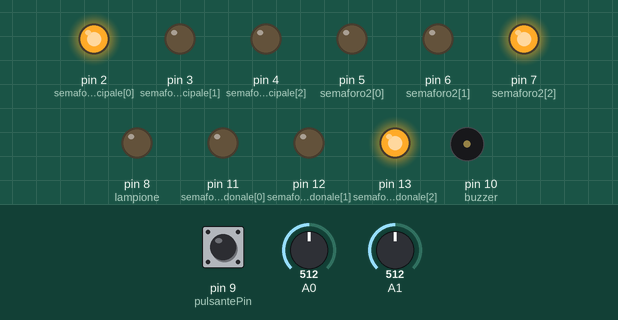
A sketch run on a simulated Arduino Uno, built with avr-gcc and run on an emulated ATmega328P. On the bench: output pins drawn as LEDs (lit = HIGH), buzzer (waves = sounding, pin HIGH). Inputs (shaded band) come from the test bench; at power-on: A0 = 512, pin 9 (pulsantePin) LOW, A1 = 512.

Above: at 6.8 s.
6.9 s: A0 set to 43
At 8.8 s:
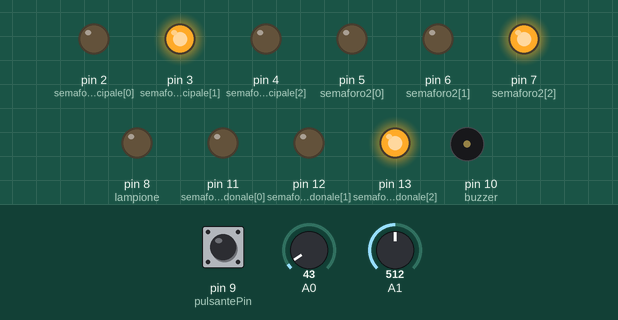
13.6 s: A0 set to 37
At 16.0 s:
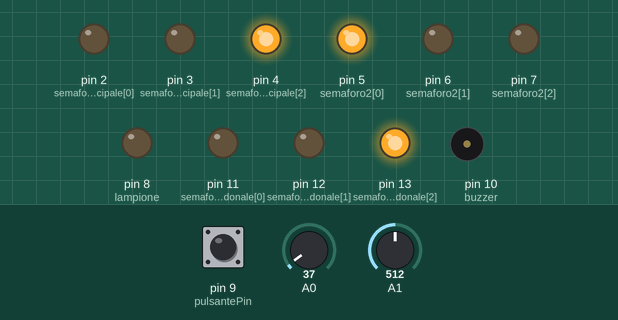
At 18.3 s:
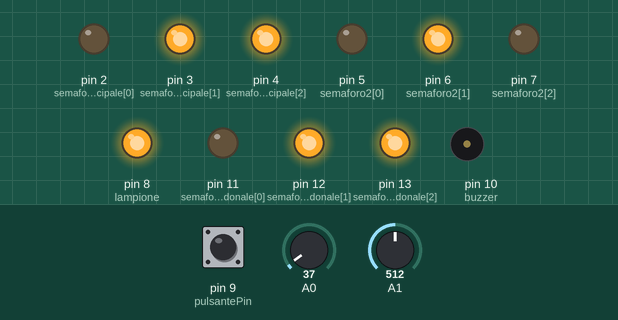
Timing chart, 0 to 19.8 s (numbered marks = the images above; inputs shaded):
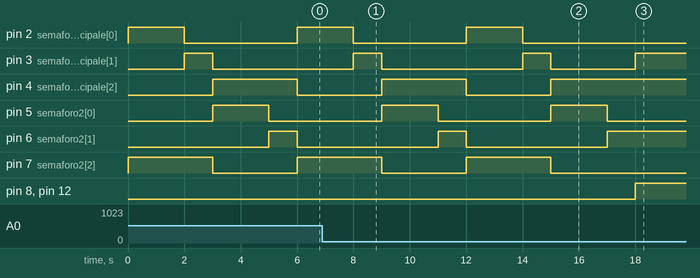

The sketch:

1.ino
```cpp
#define VERDE 0
#define GIALLO 1
#define ROSSO 2

int semaforoPrincipale[] = { 2, 3, 4 };
int semaforo2[] = { 5, 6, 7 };
int semaforoPedonale[] = { 11, 12, 13 };
int ritardo = 2000;
int pulsantePin = 9;
int buzzer = 10;
int attesaChiamata = 3000;
int nota;

int lampione = 8;

void setup() {
  for (int i = 0; i < 3; i++) {
    pinMode(semaforoPrincipale[i], OUTPUT);
    pinMode(semaforo2[i], OUTPUT);
    pinMode(semaforoPedonale[i], OUTPUT);
  }
  pinMode(pulsantePin, INPUT);
  pinMode(buzzer, OUTPUT);
  cambiaLuce(semaforoPedonale, ROSSO);
  cambiaLuce(semaforoPrincipale, VERDE);
  cambiaLuce(semaforo2, ROSSO);
  pinMode(lampione, OUTPUT);
}

void loop() {
  int luce = analogRead(A0);
  int potenziometro = analogRead(A1);
  luce /= 2;
  while (luce < 20 ) {
    digitalWrite(lampione, HIGH);
    notte(potenziometro);
    if (pulsantePin == HIGH) {
      break;
    }
  }
  digitalWrite(lampione, LOW);

  if (digitalRead(pulsantePin) == HIGH) {
    delay(attesaChiamata);
    cambiaLuce(semaforoPrincipale, GIALLO);
    delay(ritardo / 2);
    cambiaLuce(semaforoPrincipale, ROSSO);
    cambiaLuce(semaforo2, ROSSO);
    cambiaLuce(semaforoPedonale, VERDE);
    nota=3*(digitalRead(buzzer))+500;
    tone(buzzer, nota);
    delay(ritardo);
    cambiaLuce(semaforoPedonale, GIALLO);
    delay(ritardo / 2);
    cambiaLuce(semaforoPedonale, ROSSO);
    cambiaLuce(semaforoPrincipale, VERDE);
    digitalWrite(buzzer, LOW);
    noTone(buzzer);
  } else {
    cambiaLuce(semaforo2, ROSSO);
    cambiaLuce(semaforoPrincipale, VERDE);
    delay(ritardo);
    cambiaLuce(semaforoPrincipale, GIALLO);
    delay(ritardo / 2);
    cambiaLuce(semaforoPrincipale, ROSSO);
    cambiaLuce(semaforo2, VERDE);
    delay(ritardo);
    cambiaLuce(semaforo2, GIALLO);
    delay(ritardo / 2);
  }
  digitalWrite(lampione, LOW);
}

void cambiaLuce(int semaforo[], int luce) {
  for (int i = 0; i < 3; i++) {
    if (i == luce) {
      digitalWrite(semaforo[i], HIGH);
    } else {
      digitalWrite(semaforo[i], LOW);
    }
  }
}

void notte(int f) {
  int i;
  for (i = 0; i < 3; i++);
  {
    digitalWrite(semaforoPrincipale[i], LOW);
    digitalWrite(semaforo2[i], LOW);
    digitalWrite(semaforoPedonale[i], LOW);
  }

  digitalWrite(semaforoPrincipale[1], HIGH);
  digitalWrite(semaforo2[1], HIGH);
  digitalWrite(semaforoPedonale[1], HIGH);
  delay(f);
  digitalWrite(semaforoPrincipale[1], LOW);
  digitalWrite(semaforo2[1], LOW);
  digitalWrite(semaforoPedonale[1], LOW);
}
```

Measured:
- the behaviour switches between 40 and 39 on A0 (found by bisection; images 1 and 2)
- after the input at 13.6 s, pin 2 (semaforoPrincipale[0]): goes on until 14.0 s, then stays LOW; pin 4 (semaforoPrincipale[2]): goes on until 15.0 s, then stays HIGH; pin 5 (semaforo2[0]): goes on until 17.0 s, then stays LOW; pin 6 (semaforo2[1]): goes on until 17.0 s, then stays HIGH; pin 7 (semaforo2[2]): goes on until 15.0 s, then stays LOW
